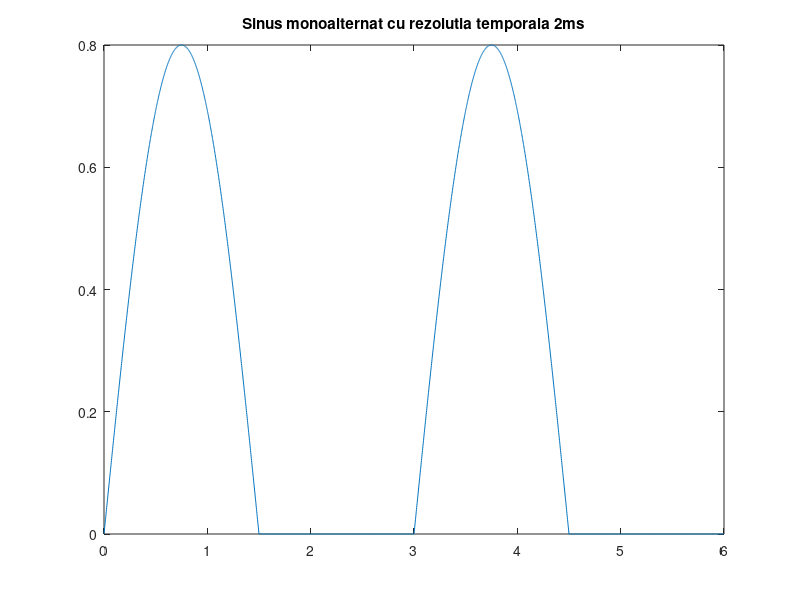
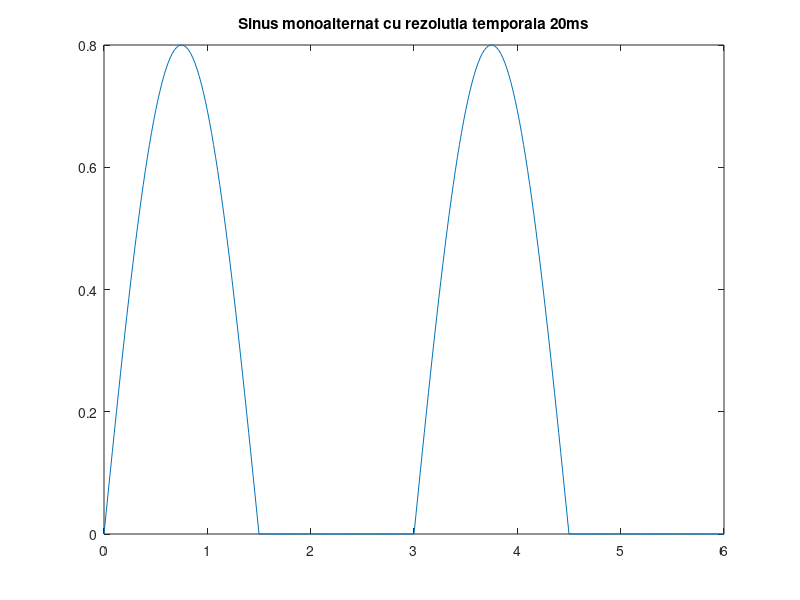
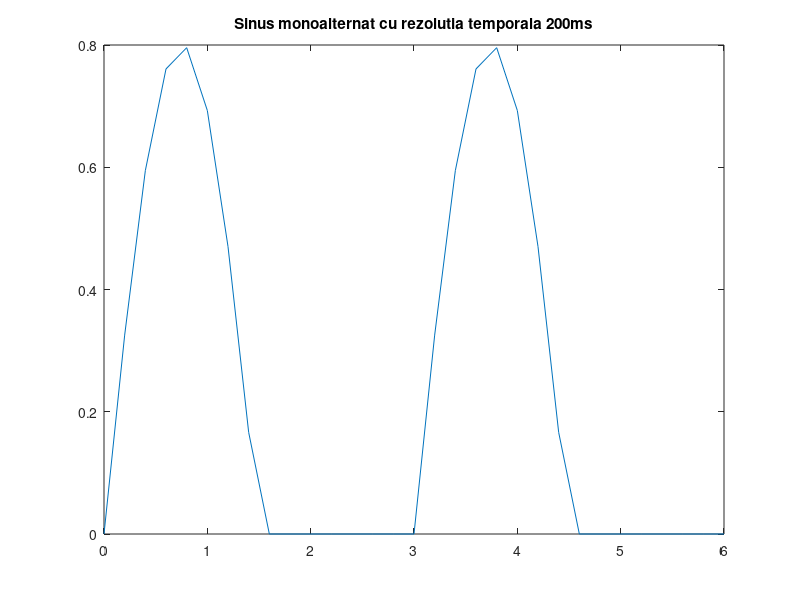

Here is the MATLAB script that generated these plots, in order:
%%%Exercitiul 4:
T=3;
%%Rezolutia temporara Ts=2ms
Ts=2e-3;
t=0:Ts:2*T; %%Afisam doua perioade
for (k=1:length(t))
    x=0.8*sin(2*pi*1/T*t(k));  %%Sinus de amplitudine 0.8 la momentul de timp t(k)
    if (x>0) 
        y(k)= x;
    else
        y(k)=0;   %%Modulam monoalternanta semnalul sinusoidal
    end
end
figure
plot(t,y), title('Sinus monoalternat cu rezolutia temporala 2ms');
clear all
%%Rezolutia temporara Ts=20ms
T=3;
Ts=2e-2;
t=0:Ts:2*T; %%Afisam doua perioade
for (k=1:length(t))
    x=0.8*sin(2*pi*1/T*t(k));  %%Sinus de amplitudine 0.8 la momentul de timp t(k)
    if (x>0) 
        y(k)= x;
    else
        y(k)=0;   %%Modulam monoalternanta semnalul sinusoidal
    end
end
figure
plot(t,y), title('Sinus monoalternat cu rezolutia temporala 20ms');
clear all
%%Rezolutia temporara Ts=200ms
T=3;
Ts=2e-1;
t=0:Ts:2*T; %%Afisam doua perioade
for (k=1:length(t))
    x=0.8*sin(2*pi*1/T*t(k));  %%Sinus de amplitudine 0.8 la momentul de timp t(k)
    if (x>0) 
        y(k)= x;
    else
        y(k)=0;   %%Modulam monoalternanta semnalul sinusoidal
    end
end
figure
plot(t,y), title('Sinus monoalternat cu rezolutia temporala 200ms');
clear all
